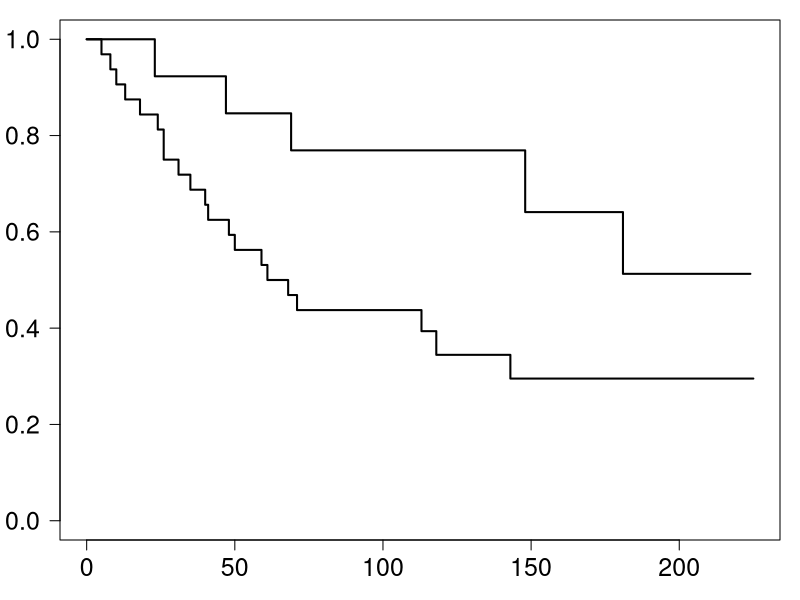
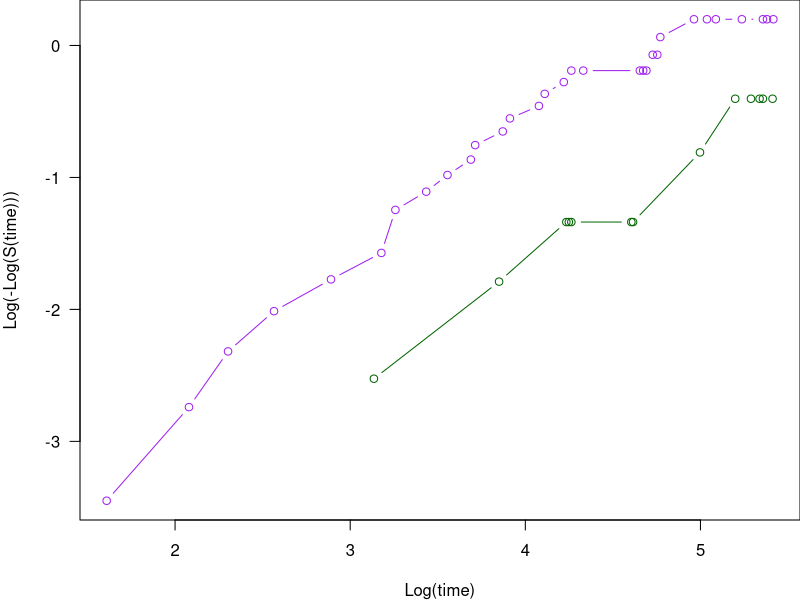
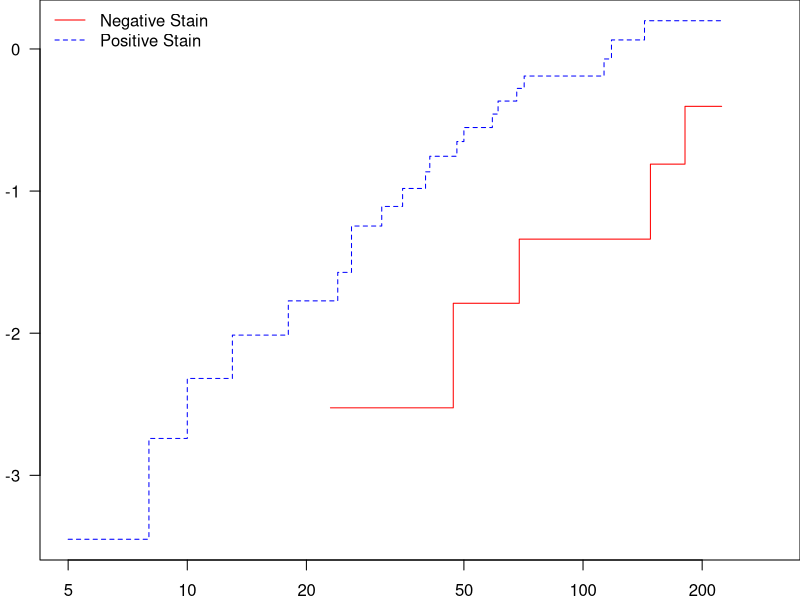

The R source for these figures, in order:
#######
## Breast Cancer
library(conflicted)
library(survival)

bcancer <- read.csv("data/survival.csv")

head(bcancer)
tail(bcancer)
# status is a "non-censored" indicator.
# 0 if the person is right censored,
# 1 if it is uncensored

# group is for staining status: positive (P) or negative (N) staining

cancer.km <- survfit(Surv(time, status) ~ group, data = bcancer) # fit KM estimator for the survival function
cancer.km
summary(cancer.km)
# ? summary.survfit

par()$las # las is 0 by default, control axis label style

# las = 1 adjusts to horizontal axis labels, even for the y-axis
orig_par <- par(mar = c(3, 3, 1, 1), las = 1) # this will assign new graphical parameter setting, but also store the original graphical parameters to be retrieved later
par()$las # las has been changed to 1
orig_par$las # orig_par$las stores the original las value
orig_par$mar # orig_par$las stores the original mar value
par()$las # current las value
par()$mar # current mar value

# plot KM survival curves for the two groups
plot(cancer.km, lwd = 2, cex.axis = 1.5)
par(orig_par) # set the graphical parameters back to the original


# check Weibull suitability
opar <- par(mar = c(4, 4, 0, 0), las = 1)
negative <- bcancer$group == "N"
positive <- bcancer$group == "P"
# set the scene by no plotting first, with type = "n"
plot(
  log(cancer.km$time),
  log(-log(cancer.km$surv)),
  type = "n",
  xlab = "Log(time)",
  ylab = "Log(-Log(S(time)))"
)
# plot the negative group
lines(
  log(cancer.km$time[negative]),
  log(-log(cancer.km$surv[negative])),
  col = "darkgreen",
  type = "b"
)
# plot the positive group
lines(
  log(cancer.km$time[positive]),
  log(-log(cancer.km$surv[positive])),
  col = "purple",
  type = "b"
)
par(opar) # restores original graphical parameter setting
par()$las # current las value
par()$mar # current mar value


# check PH assumption
# plot transformed survival curve
opar <- par(mar = c(2, 2, 0, 0), las = 1)
help(plot.survfit)
# create a cloglog survival curve
# plot(cancer.km, lty = 1:2, col = c("Red", "Blue"), xlim = c(5, 300))
plot(
  cancer.km,
  fun = "cloglog",
  lty = 1:2,
  col = c("Red", "Blue"),
  xlim = c(5, 300)
)
legend(
  "topleft",
  legend = c("Negative Stain", "Positive Stain"),
  lty = 1:2,
  col = c("Red", "Blue"),
  bty = "n"
)
par(opar)


########################
# exponential regression

# (a)
cancer_exp <- survreg(
  Surv(time, status) ~ group,
  data = bcancer,
  dist = "exponential"
)
summary(cancer_exp)

# wald test
wald_stat <- cancer_exp$coeff[2] / sqrt(cancer_exp$var[2, 2])
2 * pnorm(-abs(wald_stat)) # p-value

# LR test
lr_stat <- -2 * (cancer_exp$loglik[1] - cancer_exp$loglik[2])
pchisq(q = lr_stat, df = 1, lower.tail = FALSE) # p-value

# (b)
exp(-cancer_exp$coef[1])
# (Intercept)
# 0.003026634
exp(-sum(cancer_exp$coef))
# [1] 0.007838746

# (c)
sum(bcancer$status[bcancer$group == "N"]) /
  sum(bcancer$time[bcancer$group == "N"]) # MLE of lambda for group "N" using the formula
# [1] 0.003026634
sum(bcancer$status[bcancer$group == "P"]) /
  sum(bcancer$time[bcancer$group == "P"]) # MLE of lambda  for group "P" using the formula
# [1] 0.007838746

## (d)  compute CI using delta method
beta <- cancer_exp$coeff[2]
var_beta <- (cancer_exp$var)[2, 2]
var_delta <- (exp(-beta))^2 * var_beta
# CI upper bound
exp(-beta) + qnorm(0.975) * sqrt(var_delta)
exp(-beta) - qnorm(0.975) * sqrt(var_delta)
# the lower bound doesn't cross to the -ve number region, which is lucky

## one can also compute the CI using the fact that exp(-x) is a monotone transformation
exp(-(beta - qnorm(0.975) * sqrt(var_beta)))
exp(-(beta + qnorm(0.975) * sqrt(var_beta)))
# This guarantees that the lower bound doesn't cross to the -ve number region

#######################
# weibull regression
cancer_wbl <- survreg(
  Surv(time, status) ~ group,
  data = bcancer,
  dist = "weibull"
)
summary(cancer_wbl)
cancer_wbl$coef
cancer_wbl$scale
cancer_wbl$var


# (a)
lambda_n <- exp(-cancer_wbl$coef[1])

lambda_p <- exp(-sum(cancer_wbl$coef))

alpha <- 1 / cancer_wbl$scale

s_n_100 <- exp(-(lambda_n * 100)^alpha)
s_p_100 <- exp(-(lambda_p * 100)^alpha)
lambda_n
lambda_p
alpha
s_n_100
s_p_100

# (b)

hazard_ratio <- (lambda_p / lambda_n)^alpha

hazard_ratio
# (c) details to be added
## Wald
log(cancer_wbl$scale) / sqrt(cancer_wbl$var[3, 3])

# The p-value is
2 * pnorm(-abs(log(cancer_wbl$scale) / sqrt(cancer_wbl$var[3, 3])))

## LR
2 * (cancer_wbl$loglik[2] - cancer_exp$loglik[2])

qchisq(.95, df = 1)
pchisq(
  2 * (cancer_wbl$loglik[2] - cancer_exp$loglik[2]),
  df = 1,
  lower.tail = FALSE
)
